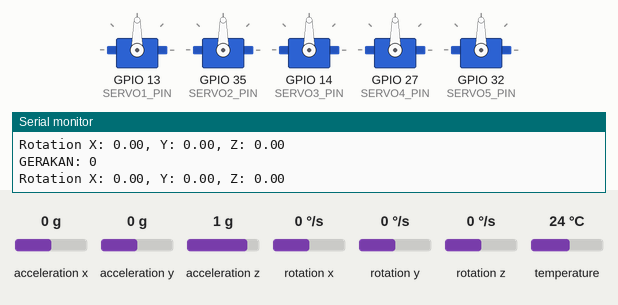
Recording of a sketch running on a simulated ESP32. Shown: 5 × servo, the last lines printed to the serial monitor. The inputs (shaded band) are chosen by the test bench; at power-on: rotation z 0 °/s, rotation x 0 °/s, rotation y 0 °/s, acceleration x 0 g, acceleration y 0 g, acceleration z 1 g, temperature 24 °C.

Above: at 2.2 s.
2.3 s: rotation z set to -192 °/s
At 3.1 s:
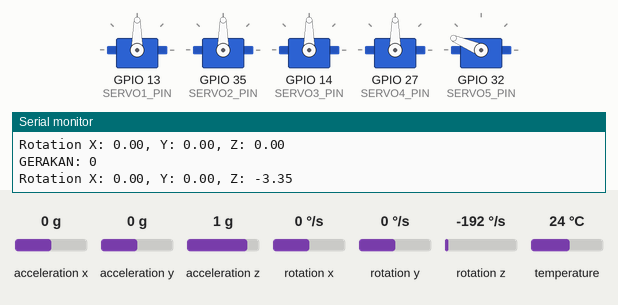
5.3 s: rotation x set to -192 °/s
At 6.5 s:
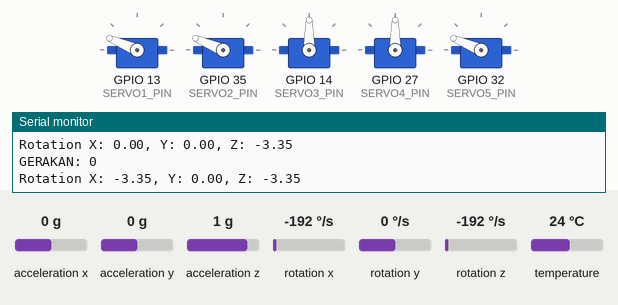
8.3 s: rotation y set to -192 °/s
At 9.1 s:
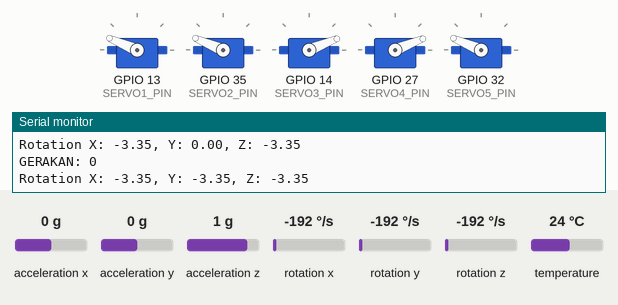
11.3 s: rotation x set to -100 °/s
At 12.7 s:
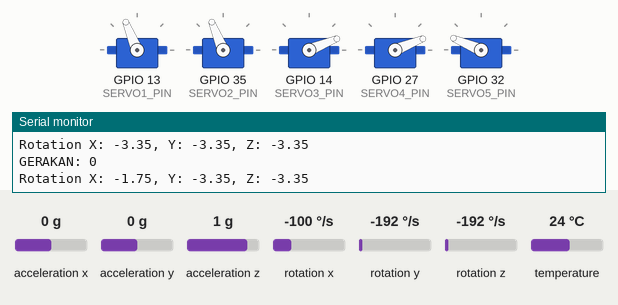
14.3 s: rotation y set to -100 °/s
At 14.7 s:
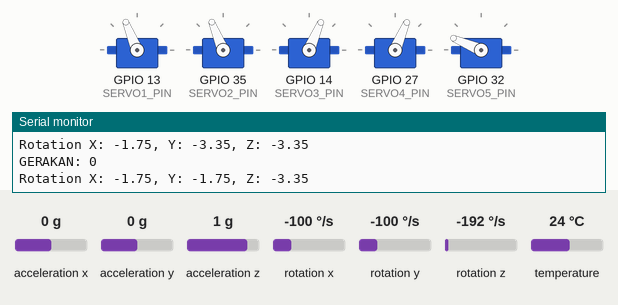
17.3 s: rotation z set to -100 °/s
Timing chart, 0 to 21.3 s (numbered marks = the images above; inputs shaded):
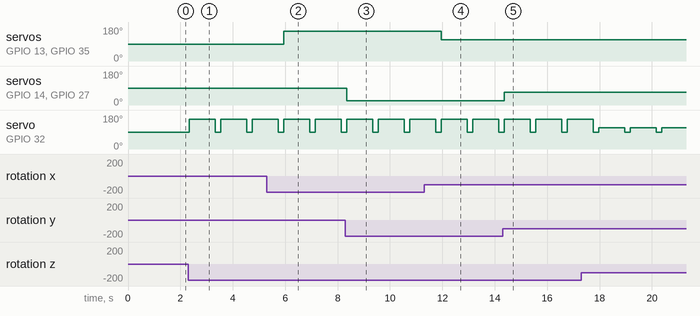

The sketch:

ServoDemo.ino
```cpp
#include <Adafruit_MPU6050.h>
#include <Adafruit_Sensor.h>
#include <ESP32Servo.h>

// Pin yang digunakan
#define TRIGPIR_PIN 33      // Pin sensor PIR (pendeteksi gerakan)
#define SERVO1_PIN 13
#define SERVO2_PIN 35
#define SERVO3_PIN 14
#define SERVO4_PIN 27
#define SERVO5_PIN 32

// Inisialisasi objek servo
Servo motorRotasi1;
Servo motorRotasi2;
Servo motorRotasi3;
Servo motorRotasi4;
Servo motorRotasi5;

// Inisialisasi sensor MPU6050
Adafruit_MPU6050 sensorAkselerasi;

void setup() {
  Serial.begin(115200);

  while (!Serial)
    delay(10);

  Serial.println("Adafruit MPU6050 test!");

  // Cek apakah sensor MPU6050 terdeteksi
  if (!sensorAkselerasi.begin()) {
    Serial.println("Failed to find MPU6050 chip");
  }
  Serial.println("MPU6050 Found!");

  pinMode(TRIGPIR_PIN, OUTPUT);

  // Pasangkan setiap objek servo ke pin masing-masing
  motorRotasi1.attach(SERVO1_PIN);
  motorRotasi2.attach(SERVO2_PIN);
  motorRotasi3.attach(SERVO3_PIN);
  motorRotasi4.attach(SERVO4_PIN);
  motorRotasi5.attach(SERVO5_PIN);

  // Set posisi awal semua servo ke tengah (90 derajat)
  motorRotasi1.write(90);
  motorRotasi2.write(90);
  motorRotasi3.write(90);
  motorRotasi4.write(90);
  motorRotasi5.write(90);

  delay(1000);
}

void loop() {
  // Baca data dari sensor MPU6050
  sensors_event_t eventAkselerasi, eventGyro, eventSuhu;
  sensorAkselerasi.getEvent(&eventAkselerasi, &eventGyro, &eventSuhu);

  // Baca status deteksi dari sensor PIR
  bool deteksiGerak = digitalRead(TRIGPIR_PIN);
  Serial.print("\nGERAKAN: ");
  Serial.print(deteksiGerak);
  Serial.print("\n");

  // Jika ada gerakan, servo bergerak ke posisi tertentu lalu kembali
  if (deteksiGerak == true){
    motorRotasi1.write(40);
    motorRotasi2.write(70);
    motorRotasi3.write(100);
    motorRotasi4.write(130);
    motorRotasi5.write(160);
    delay(2000);

    // Kembalikan semua servo ke posisi tengah
    motorRotasi1.write(90);
    motorRotasi2.write(90);
    motorRotasi3.write(90);
    motorRotasi4.write(90);
    motorRotasi5.write(90);
    delay(2000);
  }
  else {
    // Jika tidak ada gerakan, kontrol servo berdasarkan data gyro
    Serial.print("Rotation X: ");
    Serial.print(eventGyro.gyro.x);
    int posisiMotor1 = map(eventGyro.gyro.x, +4.3, -4.3, 0, 180);
    motorRotasi1.write(posisiMotor1);
    int posisiMotor2 = map(eventGyro.gyro.x, +4.3, -4.3, 0, 180);
    motorRotasi2.write(posisiMotor2);

    Serial.print(", Y: ");
    Serial.print(eventGyro.gyro.y);
    int posisiMotor3 = map(eventGyro.gyro.y, -4.3, +4.3, 0, 180);
    motorRotasi3.write(posisiMotor3);
    int posisiMotor4 = map(eventGyro.gyro.y, -4.3, +4.3, 0, 180);
    motorRotasi4.write(posisiMotor4);

    Serial.print(", Z: ");
    Serial.print(eventGyro.gyro.z);
    int posisiMotor5 = map(eventGyro.gyro.z, +4.3, -4.3, 0, 180);
    motorRotasi5.write(posisiMotor5);

    // Jika motor 5 bergerak menjauh dari posisi 90 derajat, kembalikan setelah 1 detik
    if (abs(posisiMotor5 - 90) > 0) {
      delay(1000);
      motorRotasi5.write(90);
      delay(100);
    }
  }

  delay(100);
}
```

Measured:
- after the input at 2.3 s, servo on GPIO 32 (SERVO5_PIN): alternates 157° for 1.0 s and 90° for 0.20 s, starting at once
- after the input at 5.3 s, servo on GPIO 13 (SERVO1_PIN), servo on GPIO 35 (SERVO2_PIN): 90° → 157° after 0.64 s
- after the input at 8.3 s, servo on GPIO 14 (SERVO3_PIN), servo on GPIO 27 (SERVO4_PIN): 90° → 22° after 0.05 s
- after the input at 11.3 s, servo on GPIO 13 (SERVO1_PIN), servo on GPIO 35 (SERVO2_PIN): 157° → 112° after 0.66 s
- after the input at 14.3 s, servo on GPIO 14 (SERVO3_PIN), servo on GPIO 27 (SERVO4_PIN): 22° → 67° after 0.06 s
